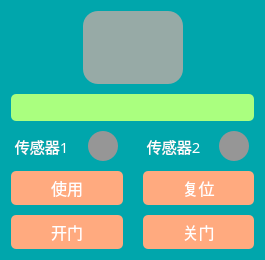
<?xml version="1.0" encoding="UTF-8"?>
<ui version="4.0">
 <class>chargerItem</class>
 <widget class="QWidget" name="chargerItem">
  <property name="geometry">
   <rect>
    <x>0</x>
    <y>0</y>
    <width>265</width>
    <height>260</height>
   </rect>
  </property>
  <property name="minimumSize">
   <size>
    <width>260</width>
    <height>260</height>
   </size>
  </property>
  <property name="maximumSize">
   <size>
    <width>265</width>
    <height>260</height>
   </size>
  </property>
  <property name="windowTitle">
   <string>Form</string>
  </property>
  <property name="styleSheet">
   <string notr="true">color: white;  
border: 2px groove gray;
border-radius:15px;border:none;
background-color: rgb(0, 166, 172);</string>
  </property>
  <layout class="QGridLayout" name="gridLayout">
   <item row="0" column="0">
    <layout class="QVBoxLayout" name="verticalLayout" stretch="3,1,1,1,1">
     <property name="spacing">
      <number>10</number>
     </property>
     <item>
      <layout class="QHBoxLayout" name="horizontalLayout">
       <item>
        <spacer name="horizontalSpacer">
         <property name="orientation">
          <enum>Qt::Horizontal</enum>
         </property>
         <property name="sizeHint" stdset="0">
          <size>
           <width>40</width>
           <height>20</height>
          </size>
         </property>
        </spacer>
       </item>
       <item>
        <widget class="QLabel" name="cageId">
         <property name="minimumSize">
          <size>
           <width>100</width>
           <height>70</height>
          </size>
         </property>
         <property name="maximumSize">
          <size>
           <width>100</width>
           <height>126</height>
          </size>
         </property>
         <property name="font">
          <font>
           <family>等线</family>
          </font>
         </property>
         <property name="styleSheet">
          <string notr="true">background-color: rgb(151, 170, 166);</string>
         </property>
         <property name="text">
          <string/>
         </property>
         <property name="scaledContents">
          <bool>true</bool>
         </property>
         <property name="alignment">
          <set>Qt::AlignCenter</set>
         </property>
        </widget>
       </item>
       <item>
        <spacer name="horizontalSpacer_2">
         <property name="orientation">
          <enum>Qt::Horizontal</enum>
         </property>
         <property name="sizeHint" stdset="0">
          <size>
           <width>40</width>
           <height>20</height>
          </size>
         </property>
        </spacer>
       </item>
      </layout>
     </item>
     <item>
      <widget class="QLabel" name="label_Info">
       <property name="maximumSize">
        <size>
         <width>16777215</width>
         <height>16777215</height>
        </size>
       </property>
       <property name="font">
        <font>
         <family>等线</family>
         <pointsize>15</pointsize>
        </font>
       </property>
       <property name="styleSheet">
        <string notr="true">border-radius:5px;background-color: rgb(170, 255, 127);
</string>
       </property>
       <property name="text">
        <string/>
       </property>
       <property name="alignment">
        <set>Qt::AlignCenter</set>
       </property>
      </widget>
     </item>
     <item>
      <layout class="QHBoxLayout" name="horizontalLayout_16" stretch="1,1">
       <property name="spacing">
        <number>20</number>
       </property>
       <item>
        <layout class="QHBoxLayout" name="horizontalLayout_19">
         <property name="rightMargin">
          <number>5</number>
         </property>
         <item>
          <widget class="QLabel" name="label_22">
           <property name="minimumSize">
            <size>
             <width>70</width>
             <height>0</height>
            </size>
           </property>
           <property name="font">
            <font>
             <family>等线</family>
             <pointsize>11</pointsize>
            </font>
           </property>
           <property name="styleSheet">
            <string notr="true"/>
           </property>
           <property name="text">
            <string> 传感器1</string>
           </property>
          </widget>
         </item>
         <item>
          <widget class="QLabel" name="sensor_1">
           <property name="minimumSize">
            <size>
             <width>30</width>
             <height>30</height>
            </size>
           </property>
           <property name="maximumSize">
            <size>
             <width>30</width>
             <height>30</height>
            </size>
           </property>
           <property name="font">
            <font>
             <family>等线</family>
             <pointsize>12</pointsize>
            </font>
           </property>
           <property name="styleSheet">
            <string notr="true">background-color: rgb(150, 150, 150);
border-radius:15px;padding:15px 30px;</string>
           </property>
           <property name="text">
            <string/>
           </property>
           <property name="alignment">
            <set>Qt::AlignCenter</set>
           </property>
          </widget>
         </item>
        </layout>
       </item>
       <item>
        <layout class="QHBoxLayout" name="horizontalLayout_28">
         <property name="rightMargin">
          <number>5</number>
         </property>
         <item>
          <widget class="QLabel" name="label_24">
           <property name="minimumSize">
            <size>
             <width>70</width>
             <height>0</height>
            </size>
           </property>
           <property name="font">
            <font>
             <family>等线</family>
             <pointsize>11</pointsize>
            </font>
           </property>
           <property name="styleSheet">
            <string notr="true"/>
           </property>
           <property name="text">
            <string> 传感器2</string>
           </property>
          </widget>
         </item>
         <item>
          <widget class="QLabel" name="sensor_2">
           <property name="minimumSize">
            <size>
             <width>30</width>
             <height>30</height>
            </size>
           </property>
           <property name="maximumSize">
            <size>
             <width>30</width>
             <height>30</height>
            </size>
           </property>
           <property name="font">
            <font>
             <family>等线</family>
             <pointsize>12</pointsize>
            </font>
           </property>
           <property name="styleSheet">
            <string notr="true">background-color: rgb(150, 150, 150);
border-radius:15px;padding:15px 30px;</string>
           </property>
           <property name="text">
            <string/>
           </property>
           <property name="alignment">
            <set>Qt::AlignCenter</set>
           </property>
          </widget>
         </item>
        </layout>
       </item>
      </layout>
     </item>
     <item>
      <layout class="QHBoxLayout" name="horizontalLayout_30" stretch="1,1">
       <property name="spacing">
        <number>20</number>
       </property>
       <item>
        <widget class="QPushButton" name="enable_Button">
         <property name="font">
          <font>
           <family>等线</family>
           <pointsize>12</pointsize>
          </font>
         </property>
         <property name="styleSheet">
          <string notr="true">background-color: rgb(255, 170, 127);
border-radius:5px;padding:5px 10px;</string>
         </property>
         <property name="text">
          <string>使用</string>
         </property>
        </widget>
       </item>
       <item>
        <widget class="QPushButton" name="reset_Button">
         <property name="font">
          <font>
           <family>等线</family>
           <pointsize>12</pointsize>
          </font>
         </property>
         <property name="styleSheet">
          <string notr="true">background-color: rgb(92, 122, 41);
background-color: rgb(255, 170, 127);
border-radius:5px;padding:5px 10px;</string>
         </property>
         <property name="text">
          <string>复位</string>
         </property>
        </widget>
       </item>
      </layout>
     </item>
     <item>
      <layout class="QHBoxLayout" name="horizontalLayout_29" stretch="1,1">
       <property name="spacing">
        <number>20</number>
       </property>
       <item>
        <widget class="QPushButton" name="forward_Button">
         <property name="font">
          <font>
           <family>等线</family>
           <pointsize>12</pointsize>
          </font>
         </property>
         <property name="styleSheet">
          <string notr="true">background-color: rgb(255, 170, 127);
border-radius:5px;padding:5px 10px;</string>
         </property>
         <property name="text">
          <string>开门</string>
         </property>
        </widget>
       </item>
       <item>
        <widget class="QPushButton" name="late_Button">
         <property name="enabled">
          <bool>true</bool>
         </property>
         <property name="font">
          <font>
           <family>等线</family>
           <pointsize>12</pointsize>
          </font>
         </property>
         <property name="styleSheet">
          <string notr="true">background-color: rgb(92, 122, 41);
background-color: rgb(255, 170, 127);
border-radius:5px;padding:5px 10px;</string>
         </property>
         <property name="text">
          <string>关门</string>
         </property>
        </widget>
       </item>
      </layout>
     </item>
    </layout>
   </item>
  </layout>
 </widget>
 <resources/>
 <connections/>
</ui>
